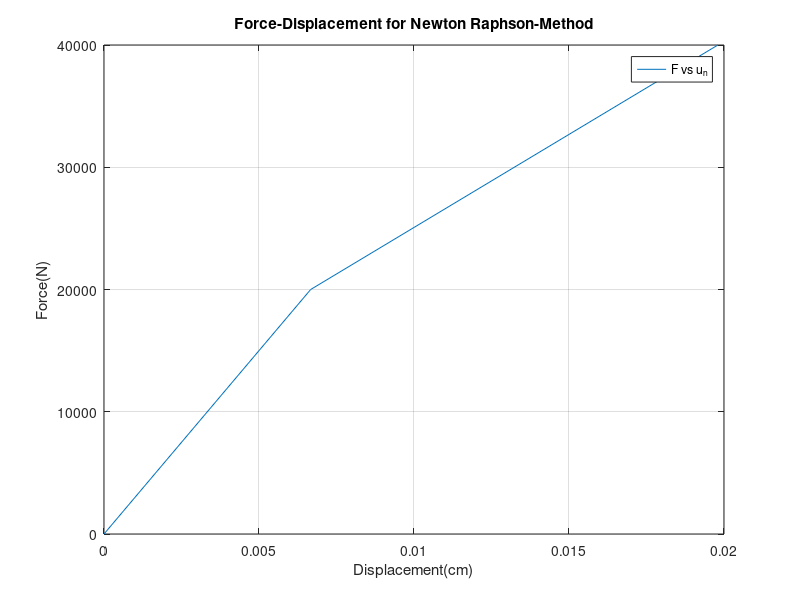

Here is the MATLAB script that generated this plot:
clear all; close all; clc;

%Newton-Raphson Method
%In the present problem we do not consider unloading part of the force

%Given Parameters: 
%state_a: Binary flag to represent the state of the left segment of the rod. It
%assumes a value of 0 for elastic state and 1 for inelastic state. 

%state_b: Binary flag to represent the state of the left segment of the rod. It
%assumes a value of 0 for elastic state and 1 for inelastic state. 

%num_step: Number of steps in the Newton Raphson 

%Number of steps in which the load needs to be applied: 2

%varepsilon: Tolerance parameter for error 

%F_ext: External Load as applicable for the step

%F_int: Internal Load as applicable for the step (and iteration)

disp ('%-------------------------------------------------------------------------%')
disp ('%                       CEE570 - Finite Element Method                    %')
disp ('%                                  Spring 2016                            %')
disp ('%                      Submitted By: BHAVESH SHRIMALI%                     ')
disp ('%-------------------------------------------------------------------------%')


La=10; Lb=5; L=La+Lb;
F_ext=[2e4;4e4];
epsilon_y=0.002;
E=1e7;A=1;d=0;
E_t=1e5;sigma_y=2e4;
varepsilon=1e-12; 
state_a=0;state_b=0;
F_int=0;
K=E*A*(La^-1+Lb^-1);
for i=1:length(F_ext)
    Fe=F_ext(i);
    iter_count=0;
    res_o=Fe-F_int;
    res=Fe-F_int;
  
    while(abs(res)>varepsilon*abs(res_o))
        iter_count=iter_count+1;
        del_d=res/K;
        d=d+del_d;
        d_arr(iter_count,i)=d;
        
        epsilon_a=d/La;
        epsilon_b=d/Lb;
        
        if epsilon_a<=epsilon_y
            Fa_int=E*epsilon_a*A;
            Ka=E*A/La;
        else
            Fa_int=(E_t*(epsilon_a-epsilon_y)+sigma_y)*A;
            Ka=E_t*A/La;
        end
        
        if epsilon_b<=epsilon_y
            Fb_int=E*epsilon_b*A;
            Kb=E*A/Lb;
        else
            Fb_int=(E_t*(epsilon_b-epsilon_y)+sigma_y)*A;
            Kb=E_t*A/Lb;
        end
        K=Ka+Kb;
        F_int=Fa_int+Fb_int;
        res=Fe-F_int;
        Residual(iter_count,i)=res;
    end
    iterations(i)=iter_count;
    displacement(i)=d;
end

u_n=vertcat(0,[max(d_arr(:,1));max(d_arr(:,2))]);
Fext=vertcat(0,F_ext);
Res_store=Residual(:,2);
d_final=horzcat(d_arr(:,2),Res_store);
plot(u_n,Fext);
grid on;
xlabel('Displacement(cm)');ylabel('Force(N)');
title('Force-Displacement for Newton Raphson-Method');
legend('F vs u_n');
       
    